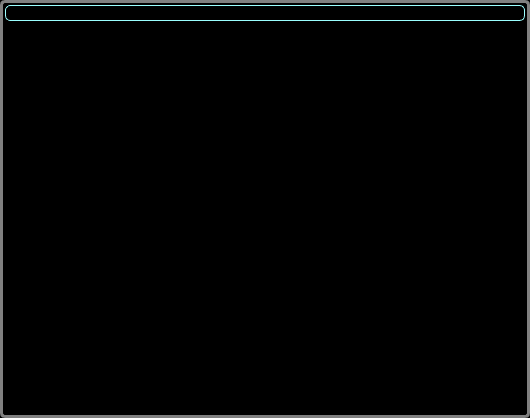
<?xml version="1.0" encoding="UTF-8"?>
<ui version="4.0">
 <class>CorrelationWidget</class>
 <widget class="QWidget" name="CorrelationWidget">
  <property name="geometry">
   <rect>
    <x>0</x>
    <y>0</y>
    <width>530</width>
    <height>418</height>
   </rect>
  </property>
  <property name="minimumSize">
   <size>
    <width>0</width>
    <height>0</height>
   </size>
  </property>
  <property name="windowTitle">
   <string>Form</string>
  </property>
  <property name="styleSheet">
   <string notr="true">QWidget#CorrelationWidget
{
	border: 3px solid gray;
	border-radius: 5;
	background-color:black;
}</string>
  </property>
  <layout class="QGridLayout" name="gridLayout">
   <property name="leftMargin">
    <number>5</number>
   </property>
   <property name="topMargin">
    <number>5</number>
   </property>
   <property name="rightMargin">
    <number>5</number>
   </property>
   <property name="bottomMargin">
    <number>5</number>
   </property>
   <item row="1" column="0">
    <widget class="Q_MG_SpectrumInterface" name="spectrumWidget" native="true">
     <property name="sizePolicy">
      <sizepolicy hsizetype="Expanding" vsizetype="Preferred">
       <horstretch>0</horstretch>
       <verstretch>0</verstretch>
      </sizepolicy>
     </property>
     <property name="minimumSize">
      <size>
       <width>300</width>
       <height>150</height>
      </size>
     </property>
    </widget>
   </item>
   <item row="0" column="0">
    <widget class="QLabel" name="label">
     <property name="sizePolicy">
      <sizepolicy hsizetype="Expanding" vsizetype="Maximum">
       <horstretch>0</horstretch>
       <verstretch>0</verstretch>
      </sizepolicy>
     </property>
     <property name="styleSheet">
      <string notr="true">color: rgb(255, 255, 255);
font: 75 10pt &quot;MS Shell Dlg 2&quot;;
border: 1px solid rgb(155,255,255);
border-radius: 5;
background-color:black;</string>
     </property>
     <property name="text">
      <string/>
     </property>
     <property name="alignment">
      <set>Qt::AlignCenter</set>
     </property>
    </widget>
   </item>
  </layout>
 </widget>
 <customwidgets>
  <customwidget>
   <class>Q_MG_SpectrumInterface</class>
   <extends>QWidget</extends>
   <header>modules/gui/multi_graphics_spectrum_interface/mg_spectrum_interface.h</header>
   <container>1</container>
  </customwidget>
 </customwidgets>
 <resources/>
 <connections/>
</ui>
